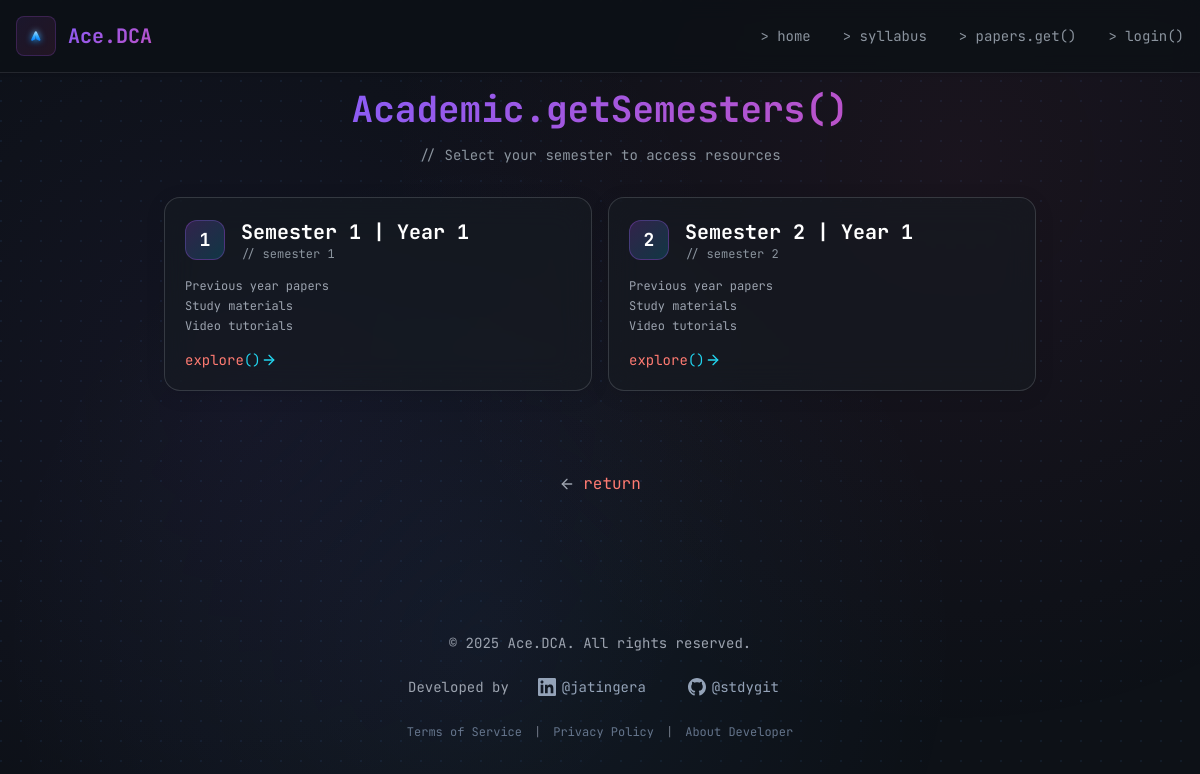
The app's page /resources/Y1/ with its own data.
### resources/models.py (models this page shows)
class Semester(models.Model):
    SEMESTER_TYPE=[
            ('Semester 1','BHCS-Y-1-S-1'),
            ('Semester 2','BHCS-Y-1-S-2'),
            ('Semester 3','BHCS-Y-2-S-3'),
            ('Semester 4','BHCS-Y-2-S-4'),
            ('Semester 5','BHCS-Y-3-S-5'),
            ('Semester 6','BHCS-Y-3-S-6'),
        ]
    semester = models.CharField(max_length=20,choices=SEMESTER_TYPE,default='Semester 1')
    year=models.ForeignKey(Year,on_delete=models.CASCADE)
    def __str__(self):
        return self.semester + ' | ' + str(self.year)

class Year(models.Model):
    YEAR_TYPE=[
        ('Year 1','BHCS-Y-1'),
        ('Year 2','BHCS-Y-2'),
        ('Year 3','BHCS-Y-3'),
    ]
    year = models.CharField(max_length=10,choices=YEAR_TYPE)
    def __str__(self):
        return self.year

### resources/views.py (the view)
# urls.py: path('Y1/', Y1, name='Y1'),
def Y1(request):
    year_obj = get_object_or_404(Year, year='Year 1')
    sem = Semester.objects.filter(year=year_obj).order_by('semester')
    return render(request,'resources/Y1.html',{'sem':sem})

### resources/templates/resources/Y1.html (shortened to what this page needs)
{% extends "home/base.html" %}
{% load static %}
{% block start %}
<div class="container py-8">
    <div class="text-center mb-8">
        <h1 class="text-xl sm:text-3xl md:text-4xl font-bold mb-4 px-2">
            <span class="font-mono gradient-text break-words">Academic.getSemesters()</span>
        </h1>
        <p class="text-gray-400 font-mono text-sm">
            <span class="code-comment">// Select your semester to access resources</span>
        </p>
    </div>
    <div class="grid gap-4 grid-cols-1 sm:grid-cols-2 max-w-4xl mx-auto px-3 sm:px-0">
        {% for i in sem %}
        <div class="semester-card">
            <a href="{% url 'Sem1' i.id %}" class="block p-5">
                <div class="flex flex-col">
                    <div class="flex items-center mb-4">
                        <div class="w-10 h-10 rounded-xl bg-gradient-to-br from-purple-500/20 to-cyan-500/20 border border-purple-500/30 flex items-center justify-center mr-4">
                            <span class="text-lg font-bold text-white font-mono">{{ i.id }}</span>
                        </div>
                        <div>
                            <h3 class="text-xl font-bold text-white font-mono">{{ i }}</h3>
                            <p class="text-xs text-gray-400 font-mono">
                                <span class="code-comment">// semester {{ i.id }}</span>
                            </p>
                        </div>
                    </div>
                    <div class="text-gray-400 mb-4 font-mono text-xs">
                        <ul class="list-disc pl-5 space-y-1">
                            <li>Previous year papers</li>
                            <li>Study materials</li>
                            <li>Video tutorials</li>
                        </ul>
                    </div>
                    <div class="mt-auto">
                        <div class="flex justify-end">
                            <div class="flex items-center text-cyan-400 font-mono text-sm">
                                <span class="code-keyword">explore</span>()
                                <i data-lucide="arrow-right" class="w-4 h-4 ml-2"></i>
                            </div>
                        </div>
                    </div>
                </div>
            </a>
        </div>
        {% endfor %}
    </div>
    <div class="mt-20 flex justify-center">
        <a href="javascript:history.back()" class="flex items-center text-gray-400 hover:text-white transition-colors font-mono">
            <i data-lucide="arrow-left" class="w-4 h-4 mr-2"></i>
            <span class="code-keyword">return</span>
        </a>
    </div>
</div>
{% endblock %}

### home/templates/home/base.html (style rules this page uses)
:root { --bg-primary: #0d1117; --bg-secondary: #161b22; --bg-tertiary: #21262d; --text-primary: #f0f6fc; --text-secondary: #8b949e; --text-muted: #6e7681; --accent-purple: #8b5cf6; --accent-pink: #ec4899; --accent-blue: #58a6ff; --accent-green: #3fb950; --border-color: rgba(240, 246, 252, 0.1); --glass-bg: rgba(22, 27, 34, 0.6); --glass-border: rgba(240, 246, 252, 0.15); --shadow-color: rgba(0, 0, 0, 0.3); }
* { margin: 0; padding: 0; box-sizing: border-box; }
html { scroll-behavior: smooth; }
body { font-family: 'Inter', sans-serif; background: var(--bg-primary); color: var(--text-primary); min-height: 100vh; overflow-x: hidden; position: relative; line-height: 1.6; }
body::before { content: ''; position: fixed; top: 0; left: 0; width: 100%; height: 100%; background-image: radial-gradient(circle at 1px 1px, rgba(88, 166, 255, 0.08) 1px, transparent 0); background-size: 20px 20px; z-index: -2; will-change: transform; transform: translateZ(0); }
body::after { content: ''; position: fixed; top: 0; left: 0; width: 100%; height: 100%; background: radial-gradient(circle at 20% 50%, rgba(139, 92, 246, 0.06) 0%, transparent 50%), radial-gradient(circle at 80% 20%, rgba(236, 72, 153, 0.06) 0%, transparent 50%), radial-gradient(circle at 40% 80%, rgba(88, 166, 255, 0.06) 0%, transparent 50%); z-index: -1; will-change: transform; transform: translateZ(0); }
.font-mono { font-family: 'JetBrains Mono', monospace; font-feature-settings: 'liga' 1, 'calt' 1; }
.gradient-text { background: linear-gradient(135deg, var(--accent-purple), var(--accent-pink)); -webkit-background-clip: text; background-clip: text; color: transparent; background-size: 200% 200%; animation: gradientShift 4s ease infinite; will-change: background-position; transform: translateZ(0); }
.container { max-width: 1200px; margin: 0 auto; padding: 0 1rem; }
.text-center { text-align: center; }
.block { display: block; }
.flex { display: flex; }
.items-center { align-items: center; }
.justify-center { justify-content: center; }
.gap-4 { gap: 1rem; }
.mb-4 { margin-bottom: 1rem; }
.mb-8 { margin-bottom: 2rem; }
.rounded-xl { border-radius: 0.75rem; }
.code-keyword { color: #ff7b72; }
.code-comment { color: #8b949e; }

### resources/templates/resources/Y1.html (style rules this page uses)
.semester-card { background: var(--glass-bg); backdrop-filter: blur(16px); -webkit-backdrop-filter: blur(16px); border: 1px solid var(--glass-border); border-radius: 16px; overflow: hidden; transition: all 0.3s ease; height: 100%; box-shadow: 0 4px 20px rgba(0, 0, 0, 0.1); }
.semester-card a { text-decoration: none; color: inherit; display: block; height: 100%; }
.break-words { word-wrap: break-word; overflow-wrap: break-word; hyphens: auto; }

### records on screen
Semester: id "1", semester+year "Semester 1 | Year 1"
Semester: id "2", semester+year "Semester 2 | Year 1"
